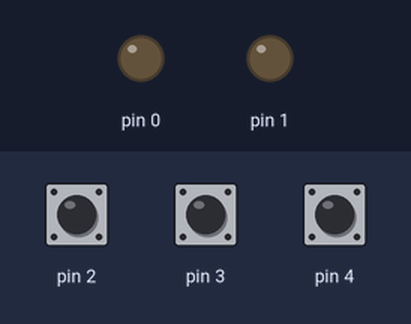
The sketch below on a simulated Arduino Uno, built with avr-gcc and run on an emulated ATmega328P. Shown: output pins drawn as LEDs (lit = HIGH). Dashed ring = blinking. The test bench sets the inputs (shaded band); at power-on: pin 2 HIGH, pin 3 HIGH, pin 4 HIGH.

Above: at 1.2 s.
1.3 s: pin 2 pulled LOW for 3.2 s
At 2.5 s:
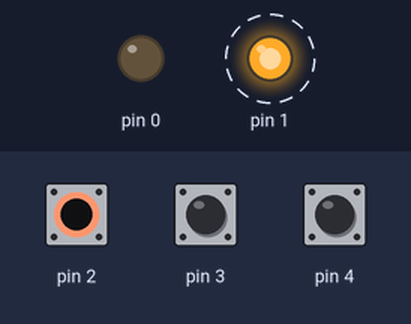
6.0 s: pin 3 pulled LOW for 0.15 s
At 6.15 s:
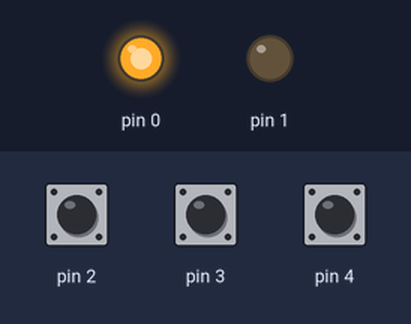
7.8 s: pin 4 pulled LOW for 3.2 s
At 11.6 s:
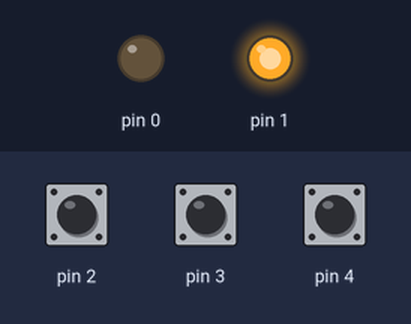
12.5 s: pin 3 pulled LOW for 1 s
At 13.3 s:
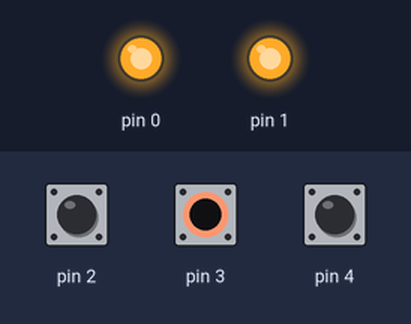
15.0 s: pin 3 pulled LOW for 3.2 s
At 19.5 s:
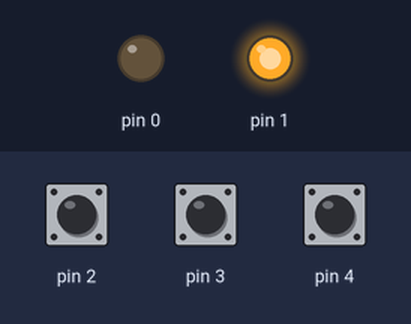
Timing chart, 0 to 20.7 s (numbered marks = the images above; inputs shaded):
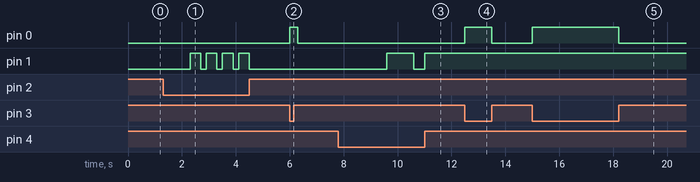

The sketch:

Motor_PWM.ino
```cpp
//Начальное значение ШИМ 0-255
int PWM = 120;
unsigned long Timer;
int buttonState = 0;
#define Period 180000

// the setup routine runs once when you press reset:
void setup() {
  // make the pushbutton's pin an input:
  //Пины ШИМ двигателя и индикаторного светодиода
  pinMode(PB0, OUTPUT);
  pinMode(PB1, OUTPUT);
  //кнопки, светодиод МАХ мощности
  pinMode(PB4, INPUT);
  digitalWrite(PB4, HIGH);
  pinMode(PB2, INPUT);
  digitalWrite(PB2, HIGH);
  pinMode(PB3, INPUT);
  digitalWrite(PB3, HIGH);
}

// the loop routine runs over and over again forever:
void loop() {

  //проверка кнопки ВКЛ, запуск
  if (!digitalRead(PB3)){
    //"старт двигателя", для нагрузики, которая спокойно запускается , можно убрать
    if (buttonState == 0){
       analogWrite(PB0, 255);
       delay(300);
       buttonState = 1;
    }
    analogWrite(PB0, PWM);
    Timer = millis();
  }

  //Мощность +
  int PWMHigh = digitalRead(PB4);
  if (!PWMHigh){
    PWM = PWM + 15;
    if (PWM > 255){
      PWM = 255;
      analogWrite(PB1, 0);
      delay(400);
      analogWrite(PB1, 255);
    }
    Timer = millis();
    delay(200);
  }

  //Мощность -
  int PWMLow = digitalRead(PB2);
  if (!PWMLow){
    PWM = PWM -15;
    if (PWM < 45){
      PWM = 45;
      //Индикация минимальной мощности
      analogWrite(PB1, 255);
      delay(400);
      analogWrite(PB1, 0);
    }
    Timer = millis();
    delay(200);
  }

  //Светодиод с ШИМ - индикатор мощности
  analogWrite(PB1, PWM-45);

  //Проверка кнопки ВКЛ, отключение
  if (digitalRead(PB3)){
    analogWrite(PB0, 0);
    //от дребезка, иначе включается "старт двигателя", тоже можно убрать
    if (buttonState == 1) {
      delay(200);
    }
    buttonState = 0;
    //Индикатор простоя
    if (millis()- Timer >= Period){
      Timer = millis();
      analogWrite(PB1, 0);
      delay(200);
      analogWrite(PB1, 255);
      delay(200);
      analogWrite(PB1, 0);
      delay(200);
      analogWrite(PB1, 255);
      delay(200);
      analogWrite(PB1, 0);
      delay(200);
      analogWrite(PB1, 255);
      delay(200);
      analogWrite(PB1, 0);
      delay(200);
      analogWrite(PB1, 255);
    }
  }
}
```

Measured:
- after the input at 1.3 s, pin 1: alternates HIGH for 0.40 s and LOW for 0.20 s, 8 changes in all, then stays LOW, starting after 1.0 s
- after the input at 6.0 s, pin 0: LOW → HIGH at once, → LOW 0.30 s later
- after the input at 7.8 s, pin 1: LOW → HIGH after 1.8 s, → LOW 1.0 s later, → HIGH 0.40 s later
- after the input at 12.5 s, pin 0: LOW → HIGH at once, → LOW 1.0 s later
- after the input at 15.0 s, pin 0: LOW → HIGH at once, → LOW 3.2 s later
